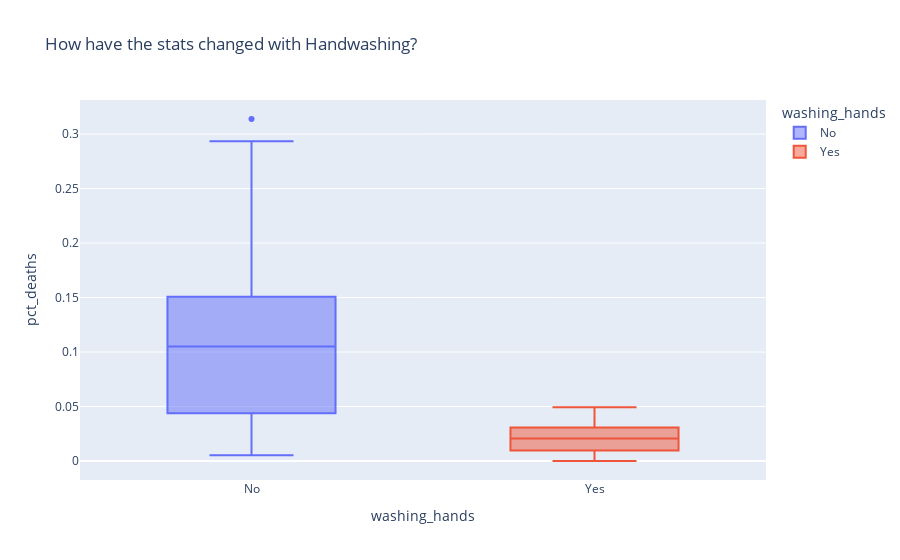

Notebook cell for this chart:
### Code cell
fig = px.box(df_monthly,
             x='washing_hands',
             y='pct_deaths',
             color='washing_hands',
             title='How have the stats changed with Handwashing?')

fig.show()

### Figure 1 — Plotly figure (JSON) as saved in the notebook; plotly's stock layout.template omitted (floating-point values rounded to 4 significant figures)
{"data": [{"alignmentgroup": "True", "hovertemplate": "washing_hands=%{x}<br>pct_deaths=%{y}<extra></extra>", "legendgroup": "No", "marker": {"color": "#636efa"}, "name": "No", "notched": false, "offsetgroup": "No", "orientation": "v", "showlegend": true, "type": "box", "x": ["No", "No", "No", "No", "No", "No", "No", "No", "No", "No", "No", "No", "No", "No", "No", "No", "No", "No", "No", "No", "No", "No", "No", "No", "No", "No", "No", "No", "No", "No", "No", "No", "No", "No", "No", "No", "No", "No", "No", "No", "No", "No", "No", "No", "No", "No", "No", "No", "No", "No", "No", "No", "No", "No", "No", "No", "No", "No", "No", "No", "No", "No", "No", "No", "No", "No", "No", "No", "No", "No", "No", "No", "No", "No", "No", "No"], "x0": " ", "xaxis": "x", "y": [0.1457, 0.07531, 0.04332, 0.01569, 0.007843, 0.05, 0.08421, 0.01351, 0.01878, 0.1102, 0.2255, 0.2085, 0.1222, 0.1023, 0.1074, 0.03226, 0.06593, 0.2078, 0.2546, 0.1839, 0.2934, 0.2297, 0.3138, 0.1912, 0.1597, 0.1241, 0.1193, 0.06098, 0.04082, 0.005236, 0.01554, 0.02262, 0.176, 0.07143, 0.08051, 0.1516, 0.1128, 0.1703, 0.1731, 0.05833, 0.02679, 0.04369, 0.0632, 0.01224, 0.03226, 0.1102, 0.1055, 0.07591, 0.04745, 0.04452, 0.04231, 0.04392, 0.07143, 0.06122, 0.03586, 0.1055, 0.1484, 0.1094, 0.1049, 0.1339, 0.1809, 0.1543, 0.1897, 0.1344, 0.1015, 0.131, 0.1806, 0.1439, 0.1496, 0.1077, 0.05369, 0.03215, 0.01923, 0.03607, 0.1827, 0.1224], "y0": " ", "yaxis": "y"}, {"alignmentgroup": "True", "hovertemplate": "washing_hands=%{x}<br>pct_deaths=%{y}<extra></extra>", "legendgroup": "Yes", "marker": {"color": "#EF553B"}, "name": "Yes", "notched": false, "offsetgroup": "Yes", "orientation": "v", "showlegend": true, "type": "box", "x": ["Yes", "Yes", "Yes", "Yes", "Yes", "Yes", "Yes", "Yes", "Yes", "Yes", "Yes", "Yes", "Yes", "Yes", "Yes", "Yes", "Yes", "Yes", "Yes", "Yes", "Yes", "Yes"], "x0": " ", "xaxis": "x", "y": [0.02239, 0.012, 0.01894, 0.0458, 0.03957, 0.04472, 0.0293, 0.03534, 0.006873, 0, 0.006557, 0.009585, 0.01136, 0.003717, 0, 0.009615, 0.02341, 0.02903, 0.0134, 0.02233, 0.03085, 0.04926], "y0": " ", "yaxis": "y"}], "layout": {"boxmode": "overlay", "legend": {"title": {"text": "washing_hands"}, "tracegroupgap": 0}, "title": {"text": "How have the stats changed with Handwashing?"}, "xaxis": {"anchor": "y", "categoryarray": ["No", "Yes"], "categoryorder": "array", "domain": [0, 1], "title": {"text": "washing_hands"}}, "yaxis": {"anchor": "x", "domain": [0, 1], "title": {"text": "pct_deaths"}}}}
